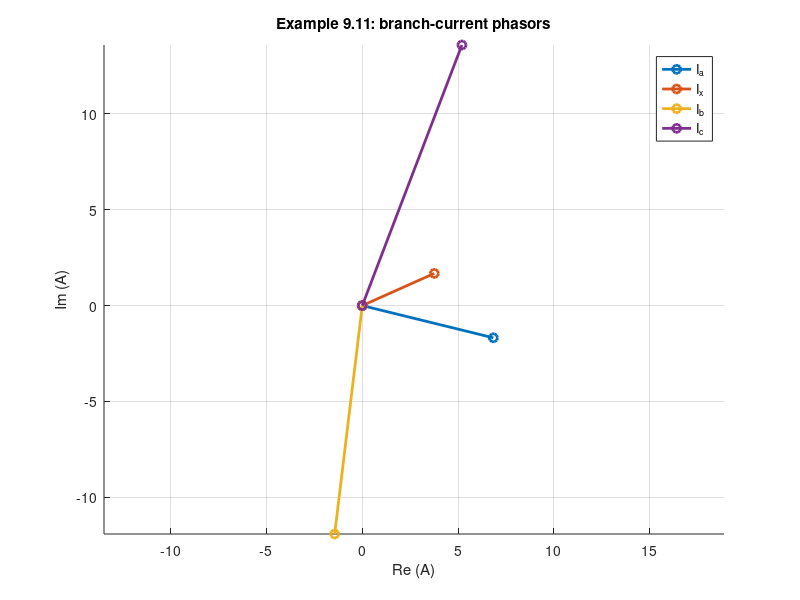

MATLAB code to generate this figure:
% Circuits 1 — The Node-Voltage Method
%title: Node Voltages with Complex Matrices (Example 9.11)
%ar-title: جهود العقد بمصفوفة مركّبة (مثال 9.11)
%lesson: c1-sinusoidal-7
%course: circuits-1

%% Example 9.11
%ar: من المحاضرة: V1(1.1 + j0.2) − V2 = 10.6 + j21.2، و −5 V1 + (4.8 + j0.6) V2 = 0. نفس طريقة DC والمصفوفة مركبة.
A = [1.1 + 0.2j, -1
     -5,          4.8 + 0.6j];
V = A \ [10.6 + 21.2j; 0];
fprintf('V1 = %.2f %+.2fj V, V2 = %.2f %+.2fj V\n', real(V(1)), imag(V(1)), real(V(2)), imag(V(2)))
%check: abs(V(1) - (68.4 - 16.8j)) < 1e-9 && abs(V(2) - (68 - 26j)) < 1e-9

%% The branch currents
%ar: Ia = V1/10، و Ix = (V1 − V2)/(1 + j2)، و Ib = (V2 − 20 Ix)/5، و Ic = V2/(−j5). ونتحقق Ia + Ix = 10.6.
Ia = V(1)/10; Ix = (V(1) - V(2))/(1 + 2j); Ib = (V(2) - 20*Ix)/5; Ic = V(2)/(-5j);
fprintf('Ia = %.2f%+.2fj, Ix = %.2f%+.2fj, Ib = %.2f%+.2fj, Ic = %.2f%+.2fj A\n', real(Ia), imag(Ia), real(Ix), imag(Ix), real(Ib), imag(Ib), real(Ic), imag(Ic))
fprintf('Ia + Ix = %.4f %+.4fj A\n', real(Ia + Ix), imag(Ia + Ix))
%check: abs(Ia + Ix - 10.6) < 1e-9 && abs(Ib + Ic - Ix) < 1e-9

%%! Project idea: phasor diagram of the currents
%ar: مشروع: نرسم Ia و Ix و Ib و Ic كأسهم: Ia + Ix يقع على المحور الحقيقي (تيار المصدر 10.6∠0°).
P = [Ia Ix Ib Ic];
hold on; for k = 1:4, plot([0 real(P(k))], [0 imag(P(k))], '-o', 'linewidth', 2); end; hold off
grid on; axis equal; xlabel('Re (A)'); ylabel('Im (A)'); legend('I_a', 'I_x', 'I_b', 'I_c'); title('Example 9.11: branch-current phasors')
